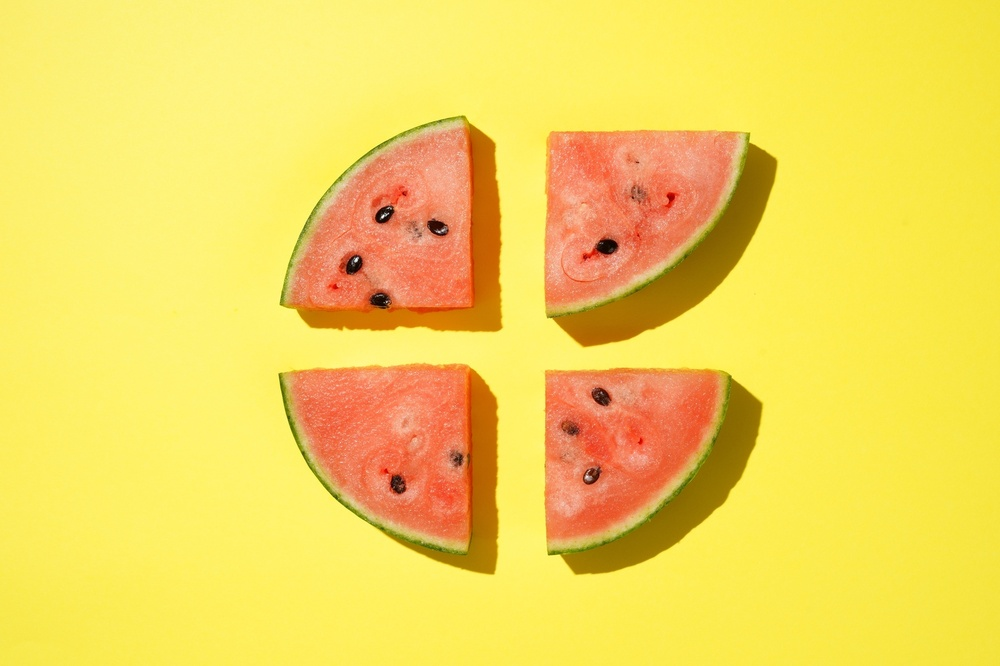
//> input picture img/image.jpg, 1000 x 666 px, shrunk from 1600 x 1066 before the run
$ ./8_noise   (built with g++ and OpenCV 4)
//> lines starting //> are read from the running program, lines starting //| are printed output that depends on the picture
#include <opencv2/opencv.hpp>
#include <iostream>

using namespace cv;
using namespace std;

int main(void){
    // 画像の読み込み
    Mat image = imread("img/image.jpg", 0);
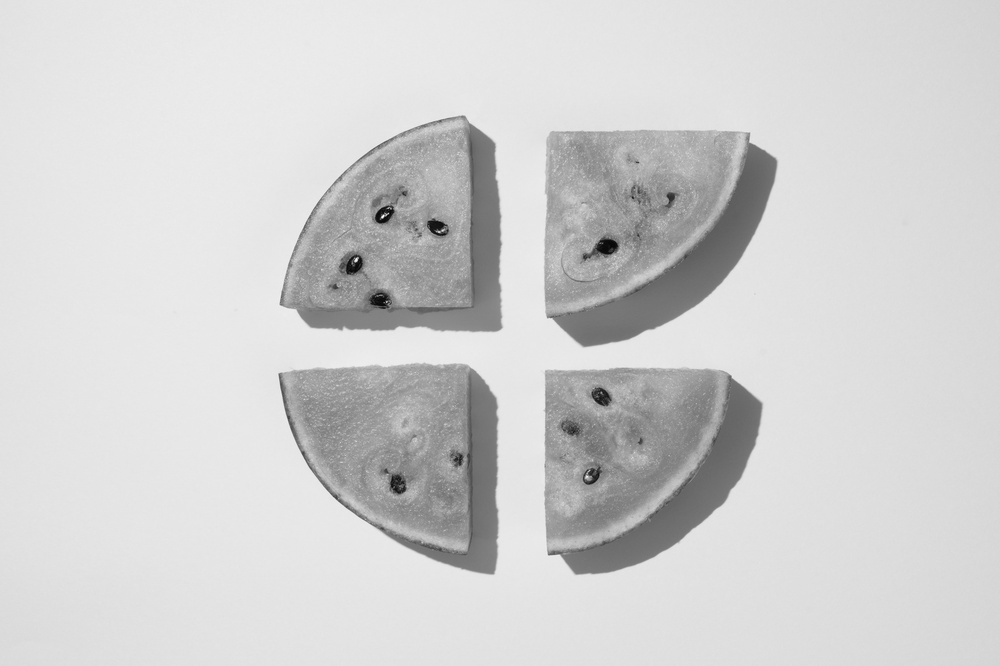
//> image: 666 rows x 1000 cols, CV_8UC1; min 3, max 255, mean 208.6

    // ノイズの付加
    Mat noise = Mat::zeros(image.size(), CV_8U);
    // 平均0、標準偏差50の正規分布からランダムな値を生成する
    randn(noise, 0, 50);

    // 入力画像とノイズを足し合わせる
    Mat noisy_image = image + noise;
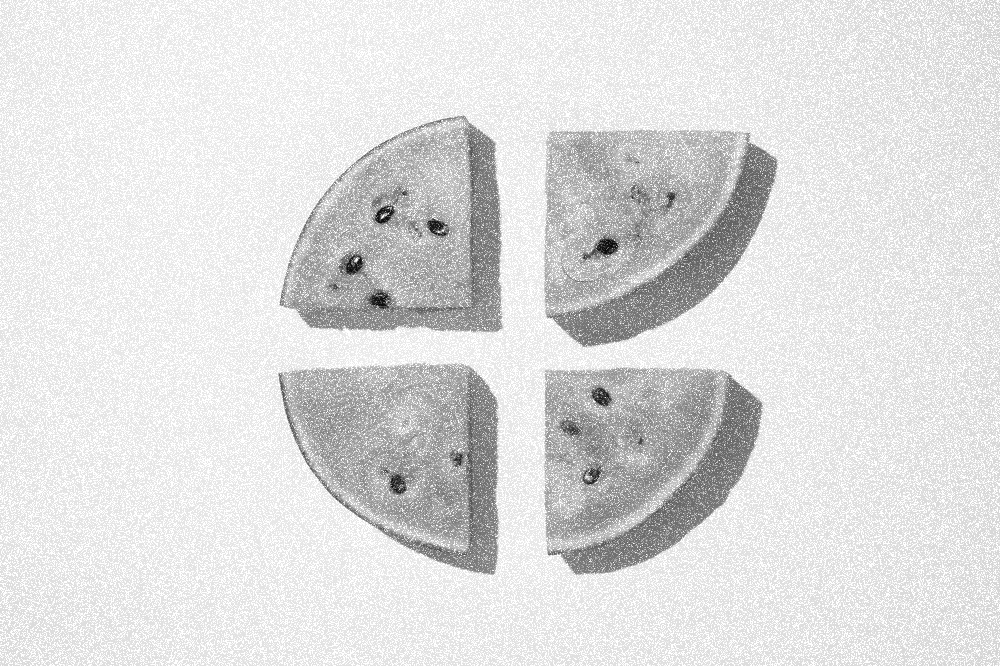
//> noisy_image: 666 rows x 1000 cols, CV_8UC1; min 3, max 255, mean 221.5

    // ノイズ付き画像の保存
    cv::imshow("noise", noisy_image);
    cv::imwrite("img/noisy_output.jpg", noisy_image);
    cv::waitKey(0);

    return 0;
}
